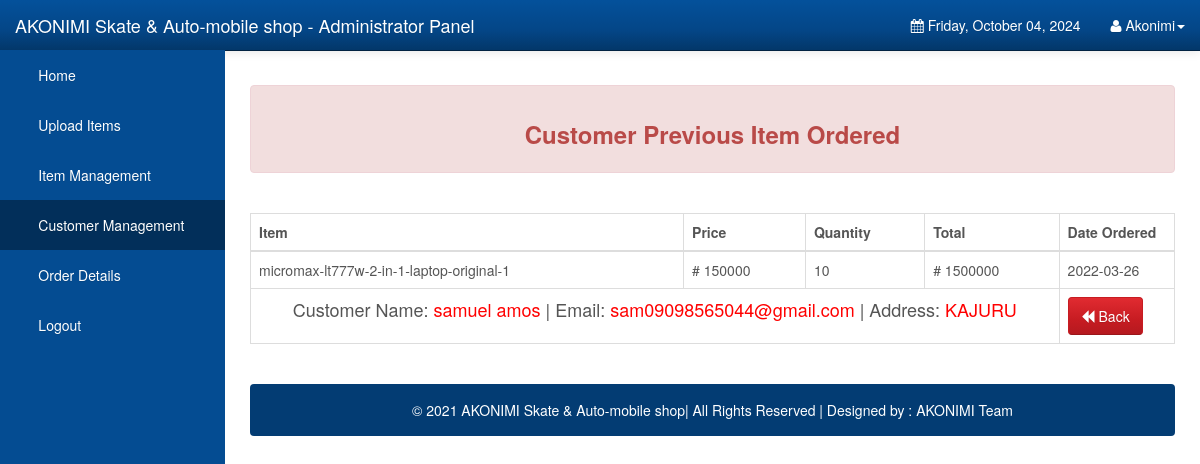
Page /Admin/previous_orders.php?previous_id=10 (signed in) on the committed database.
### tables this page shows
CREATE TABLE IF NOT EXISTS `orderdetails` (
  `order_id` int(10) unsigned NOT NULL AUTO_INCREMENT,
  `user_id` int(11) NOT NULL DEFAULT '0',
  `order_name` varchar(1000) NOT NULL DEFAULT '',
  `order_price` double NOT NULL DEFAULT '0',
  `order_quantity` int(10) unsigned NOT NULL DEFAULT '0',
  `order_total` double NOT NULL DEFAULT '0',
  `order_status` varchar(45) NOT NULL DEFAULT '',
  `order_date` date NOT NULL DEFAULT '0000-00-00',
  PRIMARY KEY (`order_id`),
  KEY `FK_orderdetails_1` (`user_id`)
);

CREATE TABLE IF NOT EXISTS `users` (
  `user_id` int(11) NOT NULL AUTO_INCREMENT,
  `user_email` varchar(1000) NOT NULL,
  `user_password` varchar(1000) NOT NULL,
  `user_firstname` varchar(1000) NOT NULL,
  `user_lastname` varchar(1000) NOT NULL,
  `user_address` varchar(1000) NOT NULL,
  PRIMARY KEY (`user_id`)
);

### Admin/previous_orders.php (the view, shortened to what this page needs)
<?php
	require_once 'config.php';
	if(isset($_GET['previous_id']) && !empty($_GET['previous_id']))
	{
		$view_id = $_GET['previous_id'];
		$stmt_edit = $DB_con->prepare('SELECT * FROM users WHERE user_id=:user_id');
		$stmt_edit->execute(array(':user_id'=>$view_id));
		$edit_row = $stmt_edit->fetch(PDO::FETCH_ASSOC);
		extract($edit_row);
	}
	else
	{
		header("Location: customers.php");
	}
?>
<!DOCTYPE html>
<html lang="en">
<head>
    <link rel="stylesheet" type="text/css" href="bootstrap/css/bootstrap.min.css" />
    <link rel="stylesheet" type="text/css" href="font-awesome/css/font-awesome.min.css" />
    <link rel="stylesheet" type="text/css" href="css/local.css" />
</head>
<body>
    <div id="wrapper">
        <nav class="navbar navbar-inverse navbar-fixed-top" role="navigation">
            <div class="navbar-header">
                <a class="navbar-brand" href="index.php">AKONIMI Skate & Auto-mobile shop - Administrator Panel</a>
            </div>
            <div class="collapse navbar-collapse navbar-ex1-collapse">
                <ul class="nav navbar-nav side-nav">
                    <li><a href="index.php"> &nbsp; &nbsp; &nbsp; Home</a></li>
					<li><a data-toggle="modal" data-target="#uploadModal"> &nbsp; &nbsp; &nbsp; Upload Items</a></li>
					<li><a href="items.php"> &nbsp; &nbsp; &nbsp; Item Management</a></li>
					<li class="active"><a href="customers.php"> &nbsp; &nbsp; &nbsp; Customer Management</a></li>
					<li><a href="orderdetails.php"> &nbsp; &nbsp; &nbsp; Order Details</a></li>
					<li><a href="logout.php"> &nbsp; &nbsp; &nbsp; Logout</a></li>
                </ul>
                <ul class="nav navbar-nav navbar-right navbar-user">
                    <li class="dropdown messages-dropdown">
                        <a href="#"><i class="fa fa-calendar"></i>  <?php
                            $Today=date('y:m:d');
                            $new=date('l, F d, Y',strtotime($Today));
                            echo $new; ?></a>
                    </li>
                     <li class="dropdown user-dropdown">
                        <a href="#" class="dropdown-toggle" data-toggle="dropdown"><i class="fa fa-user"></i> <?php   extract($_SESSION); echo $admin_username; ?><b class="caret"></b></a>
                    </li>
                </ul>
            </div>
        </nav>
        <div id="page-wrapper">
			 <div class="alert alert-danger">
                          <center> <h3><strong>Customer Previous Item Ordered</strong> </h3></center>
						  </div>
						  <br />
						  <div class="table-responsive">
            <table class="display table table-bordered" id="example" cellspacing="0" width="100%">
              <thead>
                <tr>
                  <th>Item</th>
                  <th>Price</th>
				  <th>Quantity</th>
                  <th>Total</th>
				  <th>Date Ordered</th>
                </tr>
              </thead>
              <tbody>
			  <?php
include("config.php");
	$stmt = $DB_con->prepare("SELECT * FROM orderdetails where user_id='$user_id' and order_status='Ordered_Finished'");
	$stmt->execute();
	if($stmt->rowCount() > 0)
	{
		while($row=$stmt->fetch(PDO::FETCH_ASSOC))
		{
			extract($row);
			?>
                <tr>
                 <td><?php echo $order_name; ?></td>
				 <td># <?php echo $order_price; ?> </td>
				 <td><?php echo $order_quantity; ?></td>
				 <td># <?php echo $order_total; ?></td>
				  <td><?php echo $order_date; ?></td>
                </tr>
              <?php
		}
		echo "<tr>";
		echo "<td colspan='4' align='center' style='font-size:18px;'>"."Customer Name: <span style='color:red;'>".$user_firstname." ".$user_lastname."</span> | "."Email: <span style='color:red;'>".$user_email."</span> | "."Address: <span style='color:red;'>".$user_address." </span>";
		echo "</td>";
		echo "<td>"."<a class='btn btn-danger' href='customers.php'><span class='glyphicon glyphicon-backward'></span> Back<a/>";
		echo "</td>";
		echo "</tbody>";
		echo "</table>";
		echo "</div>";
		echo "<br />";
		echo '<div class="alert alert-default" style="background-color:#033c73;">
                       <p style="color:white;text-align:center;">
                       &copy 2021 AKONIMI Skate & Auto-mobile shop| All Rights Reserved |  Designed by : AKONIMI Team
						</p>
                    </div>
	</div>';
		echo "</div>";
	}
?>
	<br />
	<br />
</body>
</html>

### Admin/css/local.css (style rules this page uses)
#wrapper { padding-left: 0; }
#page-wrapper { width: 100%; padding: 5px 15px; }
body { font-family: "Helvetica Neue", Helvetica, Arial, sans-serif; font-size: 14px; line-height: 1.42857143; color: #555555; background-color: #ffffff; }
.btn { display: inline-block; margin-bottom: 0; font-weight: normal; text-align: center; vertical-align: middle; cursor: pointer; background-image: none; border: 1px solid transparent; white-space: nowrap; padding: 8px 12px; font-size: 14px; line-height: 1.42857143; border-radius: 4px; -webkit-user-select: none; -moz-user-select: none; -ms-user-select: none; user-select: none; }
.btn-danger { color: #ffffff; background-color: #c71c22; border-color: #c71c22; }
.navbar-inverse { background-color: #033c73; border-color: #022f5a; }
.navbar-inverse .navbar-brand { color: #ffffff; }
.navbar-inverse .navbar-nav > li > a { color: #ffffff; }
.navbar-inverse .navbar-nav > .active > a, .navbar-inverse .navbar-nav > .active > a:hover, .navbar-inverse .navbar-nav > .active > a:focus { color: #ffffff; background-color: #022f5a; }
.navbar-inverse .navbar-collapse, .navbar-inverse .navbar-form { border-color: #022a50; }
.alert-danger { background-color: #f2dede; border-color: #eed3d7; color: #b94a48; }
.navbar { background-image: -webkit-linear-gradient(#54b4eb, #2fa4e7 60%, #1d9ce5); background-image: linear-gradient(#54b4eb, #2fa4e7 60%, #1d9ce5); background-repeat: no-repeat; filter: progid:DXImageTransform.Microsoft.gradient(startColorstr='#ff54b4eb', endColorstr='#ff1d9ce5', GradientType=0); border-bottom: 1px solid #178acc; filter: none; -webkit-box-shadow: 0 1px 10px rgba(0, 0, 0, 0.1); box-shadow: 0 1px 10px rgba(0, 0, 0, 0.1); }
.navbar .navbar-nav > li > a, .navbar-brand { text-shadow: 0 1px 0 rgba(0, 0, 0, 0.1); }
.navbar-inverse { background-image: -webkit-linear-gradient(#04519b, #044687 60%, #033769); background-image: linear-gradient(#04519b, #044687 60%, #033769); background-repeat: no-repeat; filter: progid:DXImageTransform.Microsoft.gradient(startColorstr='#ff04519b', endColorstr='#ff033769', GradientType=0); filter: none; border-bottom: 1px solid #022241; }
.btn { text-shadow: 0 1px 0 rgba(0, 0, 0, 0.1); }
.btn-danger { background-image: -webkit-linear-gradient(#e12b31, #c71c22 60%, #b5191f); background-image: linear-gradient(#e12b31, #c71c22 60%, #b5191f); background-repeat: no-repeat; filter: progid:DXImageTransform.Microsoft.gradient(startColorstr='#ffe12b31', endColorstr='#ffb5191f', GradientType=0); filter: none; border-bottom: 1px solid #9a161a; }
.clearfix:before, .clearfix:after, .container:before, .container:after, .container-fluid:before, .container-fluid:after, .row:before, .row:after, .form-horizontal .form-group:before, .form-horizontal .form-group:after, .btn-toolbar:before, .btn-toolbar:after, .btn-group-vertical > .btn-group:before, .btn-group-vertical > .btn-group:after, .nav:before, .nav:after, .navbar:before, .navbar:after, .navbar-header:before, .navbar-header:after, .navbar-collapse:before, .navbar-collapse:after, .pager:before, .pager:after, .panel-body:before, .panel-body:after, .modal-footer:before, .modal-footer:after { content: " "; display: table; }
.clearfix:after, .container:after, .container-fluid:after, .row:after, .form-horizontal .form-group:after, .btn-toolbar:after, .btn-group-vertical > .btn-group:after, .nav:after, .navbar:after, .navbar-header:after, .navbar-collapse:after, .pager:after, .panel-body:after, .modal-footer:after { clear: both; }
a { color: #2fa4e7; text-decoration: none; }
@media (min-width:768px) { #wrapper { padding-left: 225px; } }
@media (min-width:768px) { #page-wrapper { padding: 15px 25px; } }
@media (min-width:768px) { .side-nav { margin-left: -225px; left: 225px; width: 225px; position: fixed; top: 50px; height: 100%; border-radius: 0; border: none; background-color: #044C92; overflow-y: auto; } }
@media (min-width:768px) { .side-nav>li>a { width: 225px; } }
@media (min-width:768px) { .navbar-collapse { padding-left: 15px !important; padding-right: 15px !important; } }

### rows in the picture
orderdetails: order_name "micromax-lt777w-2-in-1-laptop-original-1", order_price "150000", order_quantity "10", order_total "1500000", order_date "2022-03-26"
users: user_firstname "samuel", user_lastname "amos", user_email "sam09098565044@gmail.com", user_address "KAJURU"

### other values in the picture
$admin_username "Akonimi"
